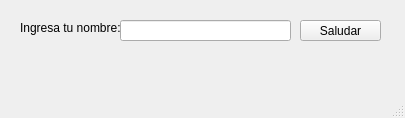
<?xml version="1.0" encoding="UTF-8"?>
<ui version="4.0">
 <class>Ventana</class>
 <widget class="QMainWindow" name="Ventana">
  <property name="geometry">
   <rect>
    <x>0</x>
    <y>0</y>
    <width>405</width>
    <height>118</height>
   </rect>
  </property>
  <property name="windowTitle">
   <string>Ventana</string>
  </property>
  <widget class="QWidget" name="centralwidget">
   <widget class="QLabel" name="label">
    <property name="geometry">
     <rect>
      <x>20</x>
      <y>20</y>
      <width>101</width>
      <height>16</height>
     </rect>
    </property>
    <property name="text">
     <string>Ingresa tu nombre:</string>
    </property>
   </widget>
   <widget class="QLabel" name="lblSaludo">
    <property name="geometry">
     <rect>
      <x>30</x>
      <y>50</y>
      <width>351</width>
      <height>21</height>
     </rect>
    </property>
    <property name="font">
     <font>
      <family>Courier</family>
     </font>
    </property>
    <property name="text">
     <string/>
    </property>
    <property name="alignment">
     <set>Qt::AlignCenter</set>
    </property>
   </widget>
   <widget class="QLineEdit" name="txtNombre">
    <property name="geometry">
     <rect>
      <x>120</x>
      <y>20</y>
      <width>171</width>
      <height>21</height>
     </rect>
    </property>
   </widget>
   <widget class="QPushButton" name="btnSaludar">
    <property name="geometry">
     <rect>
      <x>300</x>
      <y>20</y>
      <width>81</width>
      <height>21</height>
     </rect>
    </property>
    <property name="text">
     <string>Saludar</string>
    </property>
   </widget>
  </widget>
  <widget class="QMenuBar" name="menubar">
   <property name="geometry">
    <rect>
     <x>0</x>
     <y>0</y>
     <width>405</width>
     <height>21</height>
    </rect>
   </property>
  </widget>
  <widget class="QStatusBar" name="statusbar"/>
 </widget>
 <resources/>
 <connections/>
</ui>
